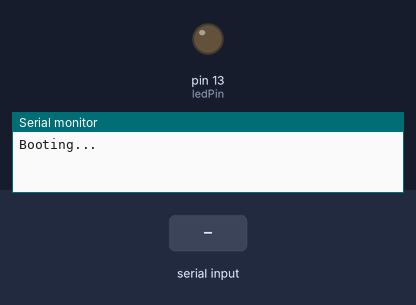
Bench run of a program on a simulated Arduino Nano, built with avr-gcc and run on an emulated ATmega328P. On the bench: output pins drawn as LEDs (lit = HIGH), the last lines printed to the serial monitor. The test bench sets the inputs (shaded band).

Above: at 1.2 s.
1.3 s: byte 1 (1) received over Serial
At 2.0 s:
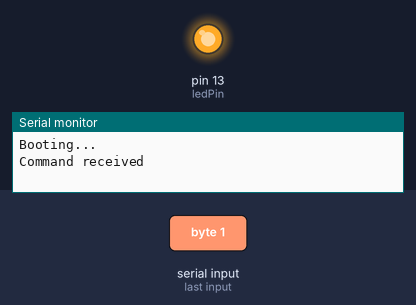
2.8 s: "1" received over Serial
Timing chart, 0 to 5.8 s (numbered marks = the images above; inputs shaded):
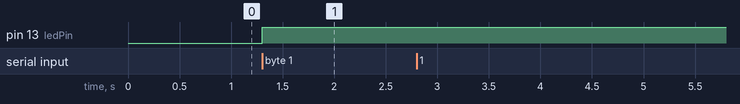

Measured:
- after the input at 1.3 s, pin 13 (ledPin): LOW → HIGH at once

The program:

main.cpp
```cpp
#include <Arduino.h>

int ledPin = 13;

void setup() {
    Serial.begin(9600, SERIAL_8N1);
    pinMode(ledPin, OUTPUT);

    Serial.println("Booting...");
    digitalWrite(ledPin, LOW);
}

void loop() {
    char buffer[100];
    uint8_t state;

    if (Serial.available() > 0) {
        Serial.print("\nCommand received");
        state = Serial.read();

        if (state == 2 || state == 1) {
            if(state == 2){ state = 0; }
            snprintf(buffer, sizeof(buffer), "  Set state to %d", state);
            digitalWrite(ledPin, state);
            delay(1000);
        } else {
            snprintf(buffer, sizeof(buffer), "\nError command: %d", state);
        }
        Serial.print(buffer);
    }
}
```
